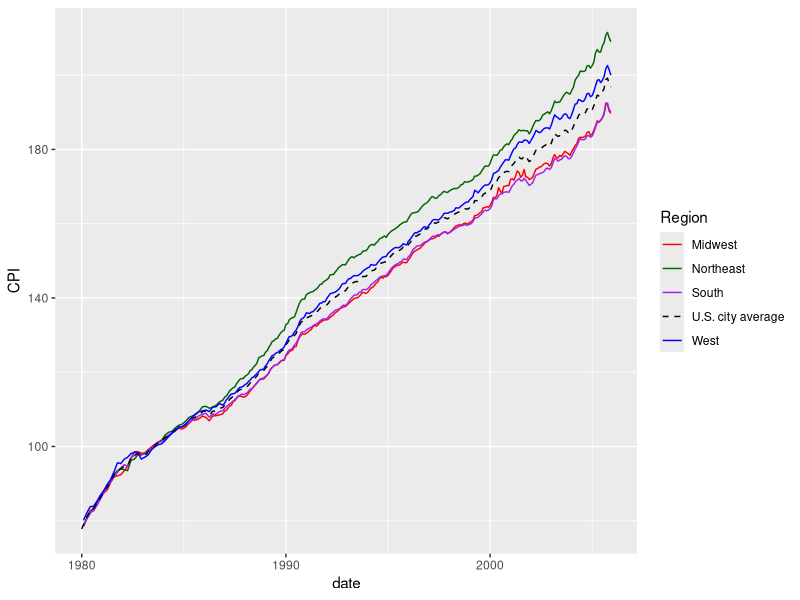
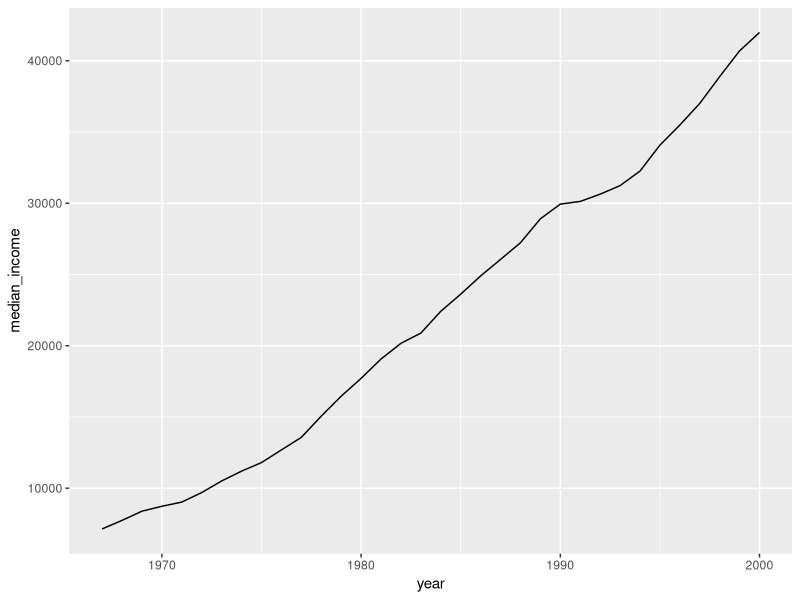
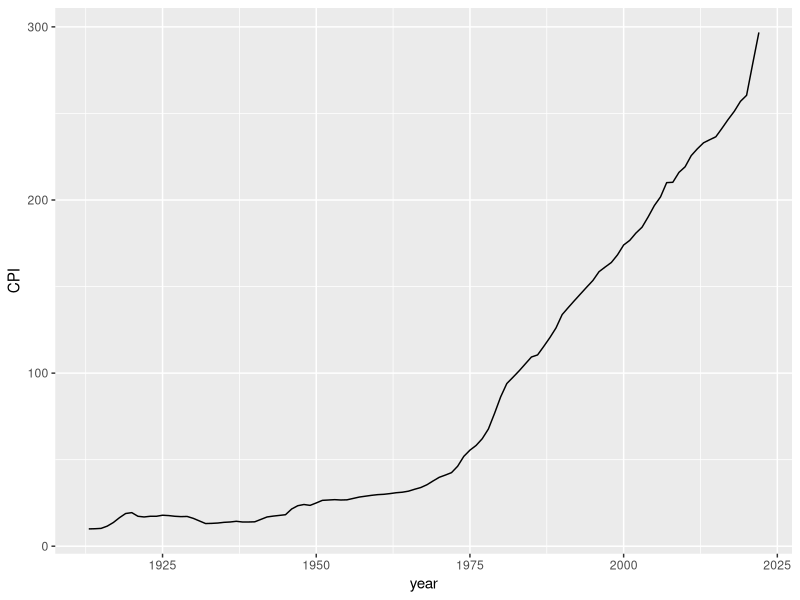
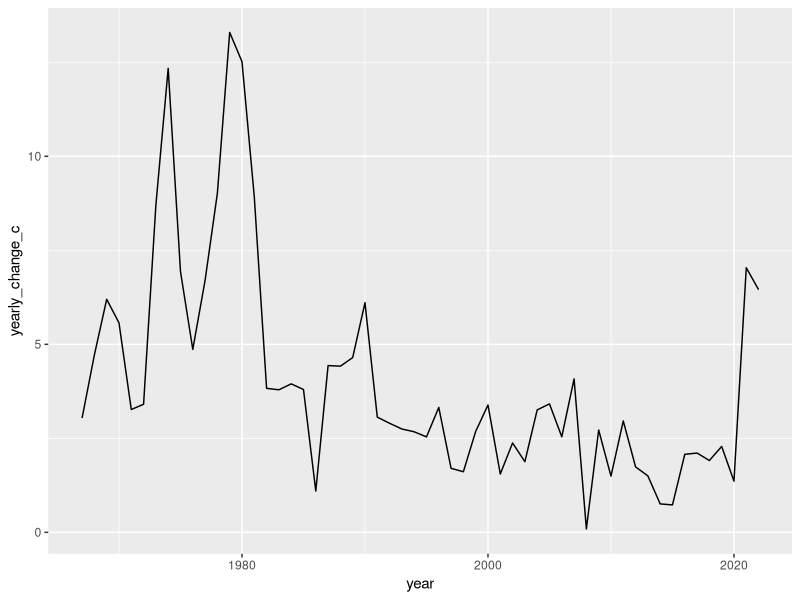
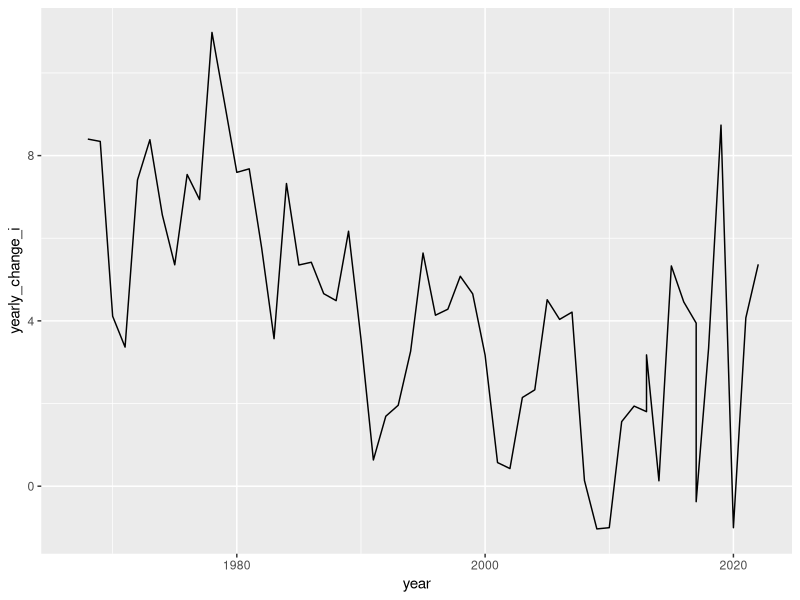
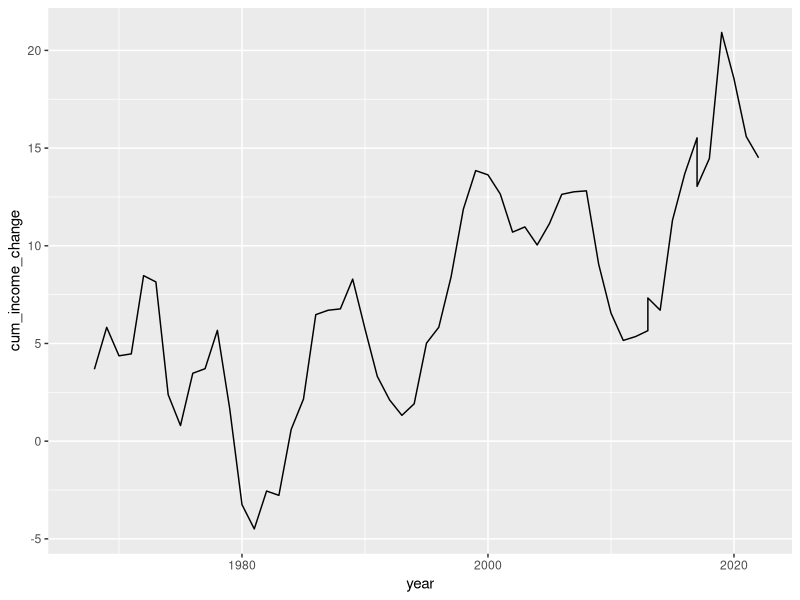
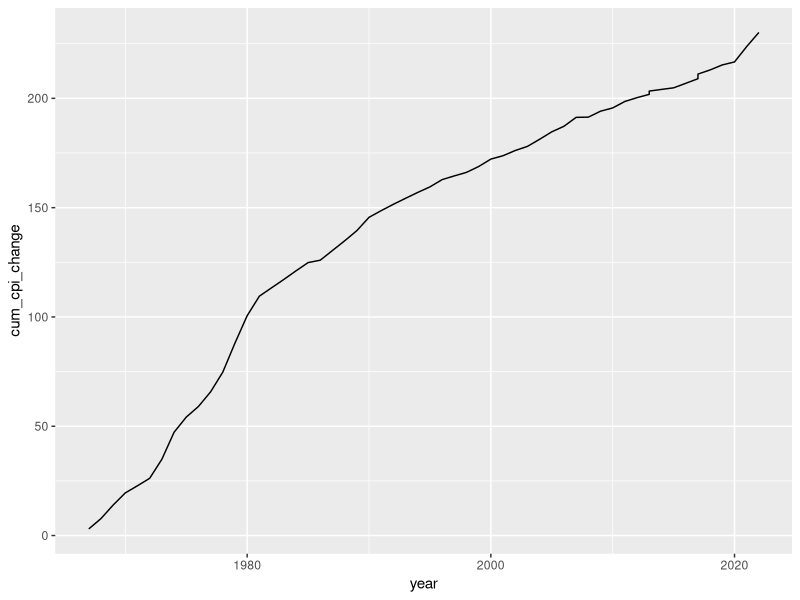
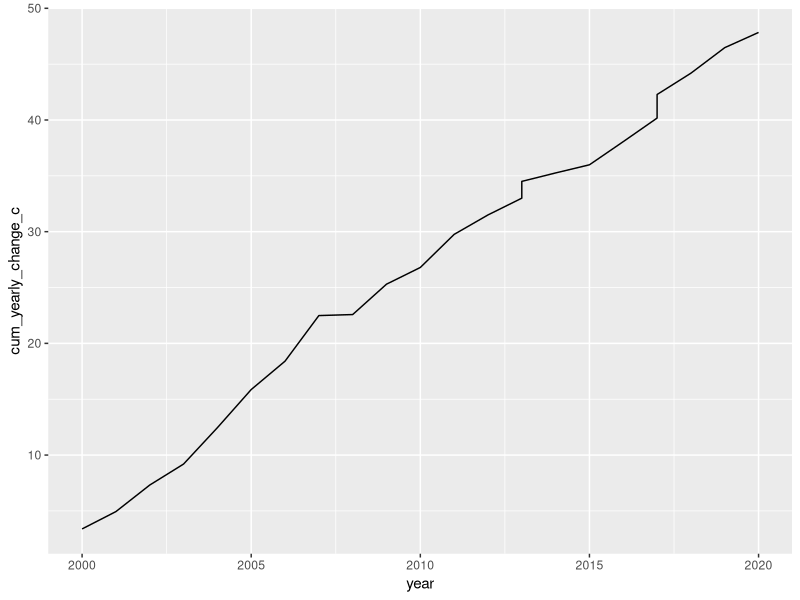

Generate these figures, in order, with R:
## ---- chunk 1
library(tidyverse)
library(lubridate)
library(dplyr)
## ---- chunk 2
cpi_by_region <- read_csv("../data/cpi_by_region.csv")
family_income <- read_csv("../data/income_updated.csv")
accurate_income <- read_csv("../data/accurate_income.csv")
cpi_total <- read_csv("../data/all_cpi_updated.csv")
cpi_income <- read_csv("../data/cpi_income.csv")
## ---- chunk 3
cpi_by_region <- cpi_by_region |>
  mutate(date = mdy(paste(Month, "01", Period)))
## ---- chunk 4
min_year = 1990
max_year = 2000

cpi_by_region |>
  filter(Period >= min_year, Period <= max_year)
## ---- chunk 5
min_year = 1980
max_year = 2005

cpi_by_region |>
  filter(Period >= min_year, Period <= max_year) |>
  ggplot(aes(x = date, y = CPI, group = Region, color = Region,linetype = Region)) +
  geom_line() +
  scale_color_manual(values = c('Red','Dark Green', 'Purple', 'Black', 'Blue')) +
  scale_linetype_manual(values = c("solid","solid", "solid", "dashed","solid"))
## ---- chunk 6
min_year = 1960
max_year = 2000
accurate_income |>
  filter(year >= min_year, year <= max_year) |>
  ggplot(aes(x = year, y= median_income))+
    geom_line()
       
## ---- chunk 7
cpi_total |>
  ggplot(aes(x = year, y = CPI)) +
  geom_line()
## ---- chunk 8
cpi_income |>
  ggplot(aes(x= year, y = yearly_change_c)) +
  geom_line()
## ---- chunk 9
cpi_income |>
  ggplot(aes(x= year, y = yearly_change_i)) +
  geom_line()
## ---- chunk 10
cpi_income |>
  ggplot(aes(x = year, y = cum_income_change)) +
  geom_line()
## ---- chunk 11
cpi_income |>
  ggplot(aes(x= year, y = cum_cpi_change)) +
  geom_line()
## ---- chunk 12
min_year = 2000
max_year = 2020

adjustable_cpi_income <- cpi_income |>
  filter(year >= min_year, year <= max_year)

adjustable_cpi_income <- adjustable_cpi_income |>
  mutate(cum_yearly_change_c = cumsum(yearly_change_c))

adjustable_cpi_income |>
  ggplot(aes(x = year, y = cum_yearly_change_c)) +
  geom_line()
